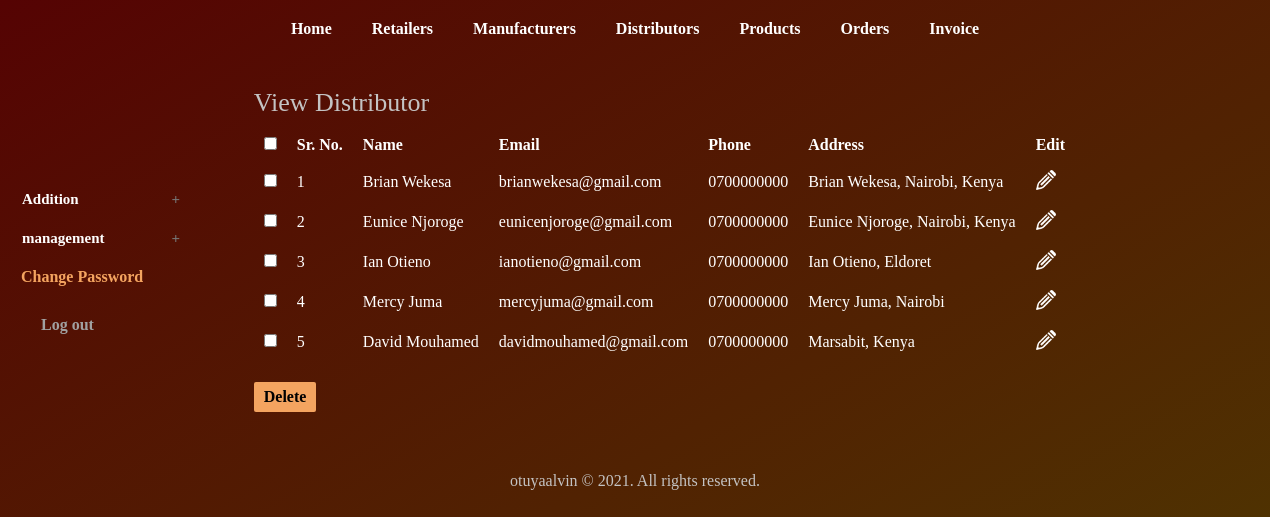
Screenshot of /admin/view_distributor.php (signed in) with the database file from the repository.
### tables this page shows
CREATE TABLE `distributor` (
  `dist_id` int(11) NOT NULL,
  `dist_name` varchar(25) NOT NULL,
  `dist_email` varchar(50) DEFAULT NULL,
  `dist_phone` varchar(10) NOT NULL,
  `dist_address` varchar(200) DEFAULT NULL
);

### admin/view_distributor.php (the view, shortened to what this page needs)
<?php
	include("../includes/config.php");
	if(isset($_SESSION['admin_login'])) {
		if($_SESSION['admin_login'] == true) {
			$query_selectDistributor = "SELECT * FROM distributor";
			$result_selectDistributor = mysqli_query($con,$query_selectDistributor);
		}
		else {
			header('Location:../index.php');
		}
	}
	else {
		header('Location:../index.php');
	}
?>
<!DOCTYPE html>
<html>
<head>
	<link rel="stylesheet" href="../includes/main.css" >
</head>
<body>
	<?php
		include("../includes/nav_admin.inc.php");
		include("../includes/aside_admin.inc.php");
	?>
	<section>
		<h1>View Distributor</h1>
		<form action="" method="POST" class="form">
		<table class="table_displayData">
			<tr>
				<th> <input type="checkbox" onClick="toggle(this)" /> </th>
				<th>Sr. No.</th>
				<th>Name</th>
				<th>Email</th>
				<th>Phone</th>
				<th>Address</th>
				<th> Edit </th>
			</tr>
			<?php $i=1; while($row_selectDistributor = mysqli_fetch_array($result_selectDistributor)) { ?>
			<tr>
				<td> <input type="checkbox" name="chkId[]" value="<?php echo $row_selectDistributor['dist_id']; ?>" /> </td>
				<td> <?php echo $i; ?> </td>
				<td> <?php echo $row_selectDistributor['dist_name']; ?> </td>
				<td> <?php echo $row_selectDistributor['dist_email']; ?> </td>
				<td> <?php echo $row_selectDistributor['dist_phone']; ?> </td>
				<td> <?php echo $row_selectDistributor['dist_address']; ?> </td>
				<td> <a href="edit_distributor.php?id=<?php echo $row_selectDistributor['dist_id']; ?>"><img src="../images/edit1.png" alt="edit" /></a> </td>
			</tr>
			<?php $i++; } ?>
		</table>
		<input type="submit" value="Delete" class="submit_button"/>
		</form>
	</section>
	<?php
		include("../includes/footer.inc.php");
	?>
</body>
</html>

### includes/main.css (style rules this page uses)
* { font-family: 'Permanent Marker', cursive; margin:0px; padding:0px; }
body,html { width:100%; margin:auto; background: linear-gradient(-30deg, rgb(4, 75, 4),#350536, rgb(77, 65, 1), #550303); background-size: 400% 400%; animation: gradient 15s ease infinite; }
a { text-decoration:none; }
input::placeholder { color: rgb(173, 173, 173); }
.submit_button { border:1px solid #F4A460; border-radius: 2px; font-size:16px; font-weight: bolder; margin-top:20px; margin-right:20px; padding:6px 10px; background-color:#F4A460; border:none; color:black; }
section { width:100%; padding:30px; margin-right: 0%; padding-bottom:40px; border-radius: 2px; background-color: transparent; }
section h1 { margin-bottom:10px; font-weight:normal; color:rgb(196, 195, 195); font-size: 26px; }
table { border-collapse: collapse; }
table a { font-weight: bolder; color: #F4A460; }
.table_displayData td, .table_displayData th { padding: 8px 10px; text-align: left; color: white; }
.table_displayData th { background-color:transparent; color:white; }
table img { height: 20px; }

### rows the page displays
distributor: dist_name "Brian Wekesa", dist_email "brianwekesa@gmail.com", dist_phone "0700000000", dist_address "Brian Wekesa, Nairobi, Kenya"
distributor: dist_name "Eunice Njoroge", dist_email "eunicenjoroge@gmail.com", dist_phone "0700000000", dist_address "Eunice Njoroge, Nairobi, Kenya"
distributor: dist_name "Ian Otieno", dist_email "ianotieno@gmail.com", dist_phone "0700000000", dist_address "Ian Otieno, Eldoret"
distributor: dist_name "Mercy Juma", dist_email "mercyjuma@gmail.com", dist_phone "0700000000", dist_address "Mercy Juma, Nairobi"
distributor: dist_name "David Mouhamed", dist_email "davidmouhamed@gmail.com", dist_phone "0700000000", dist_address "Marsabit, Kenya"
